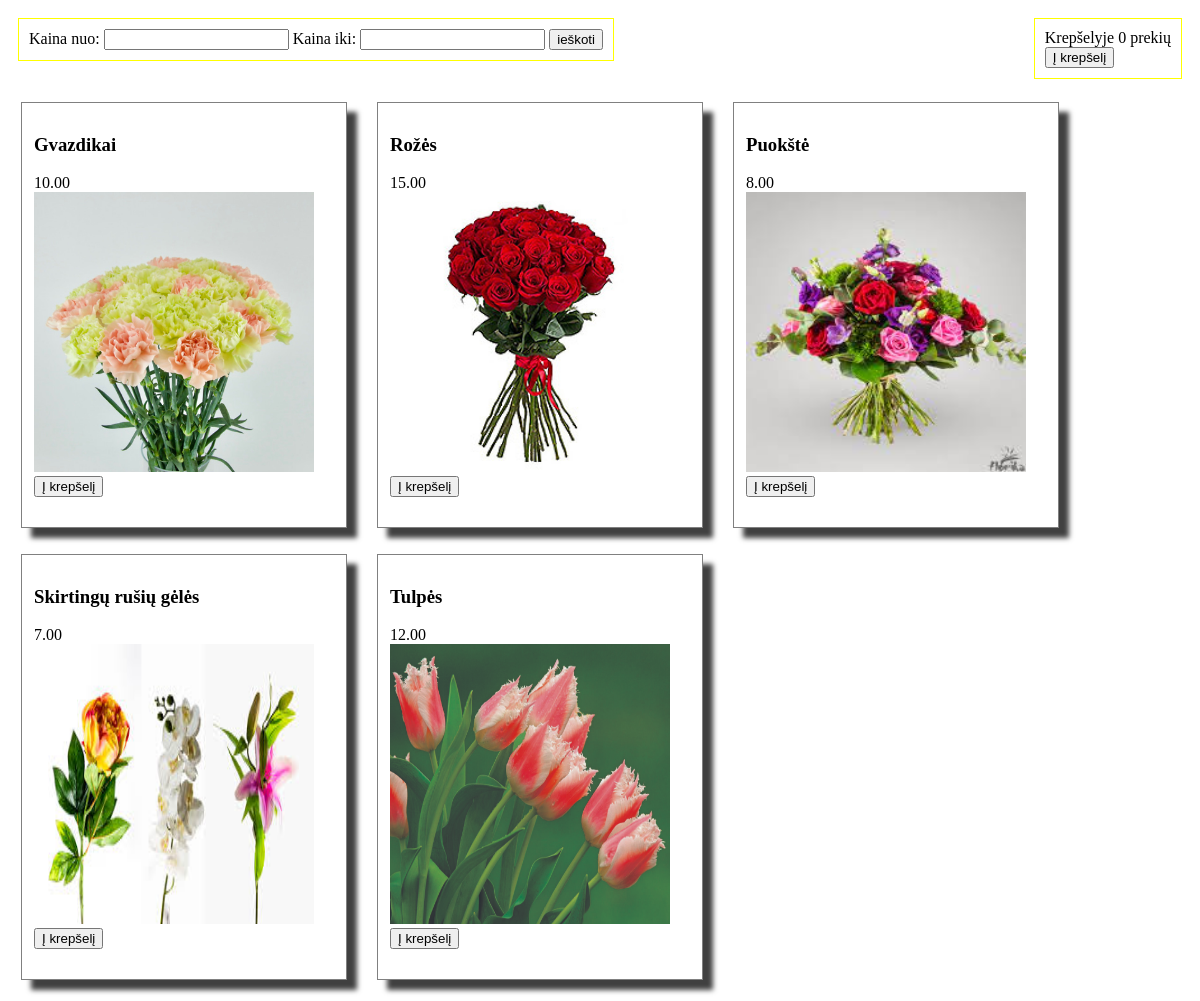
The page / on the database its author committed.
### tables this page shows
CREATE TABLE `prekes` (
  `id` int(10) UNSIGNED NOT NULL,
  `pav` varchar(256) NOT NULL,
  `kaina` decimal(12,2) NOT NULL,
  `paveiksl` varchar(256) NOT NULL,
  `kiekis` int(10) UNSIGNED NOT NULL
);

### conf.php (called while the page is built)
<?php
	$conf  = array (
		'prekiu_vieta' => 'duomenu_baze'
		, 'db_server' => 'localhost'
		, 'db_user' => 'root'
		, 'db_passwod' => ''
		, 'db_name' => 'parduotuve'
		, 'saskaitos_nr' => ' LT77053856992155495'
		, 'gavejas' => 'Mokomoji prekyba, UAB'
	);

### index.php (the view, shortened to what this page needs)
<!DOCTYPE html>
<html>
<head>
</head>
<body>
	<div id="lst_prekes">
	<div id="i_krepseli">
	Krepšelyje <span id="sk_prekiu">0</span> prekių<br>
	<input type="button" id="to_cart" value="Į krepšelį">
	</div>
	<div id="paieska">
	<form method="post" action="">
		<label for="kaina_nuo">Kaina nuo:</label>
		<input type="text" name="kaina_nuo" value="">
		<label for="kaina_nuo">Kaina iki:</label>
		<input type="text" name="kaina_iki" value="">
		<input type="submit" name="ieskoti" value="ieškoti">
	</form>
	</div>
	<div id="prekes">
<?php
	include 'conf.php';
	$kaina_nuo = 0;
	if ( $conf [ 'prekiu_vieta' ] == 'failas' ) {
		if ( ($handle = fopen( "paveiksleliai/prekes1.csv", "r") ) !== FALSE ) {
			$prekes_nr = 0;
			while ( ( $data = fgetcsv( $handle, 1000, "," ) ) !== FALSE ) {
				$prekes_nr++;
				if ( intval ( $data [ 1 ] ) > $kaina_nuo ) {
?>
				<div class="preke">
					<h3><?= $data [ 0 ] ?></h3>
					<div class="kaina">
						<?= $data [ 1 ] ?>
					</div>
					<img src="paveiksleliai/<?= $data [ 2 ] ?>" alt="<?= $data [ 0 ] ?>" height="280" width="280">
					<input type="button" class="to_cart" value="Į krepšelį" data-prekes_nr="<?= $prekes_nr ?>" data-pav="<?= $data [ 0 ] ?>"  data-kaina="<?= $data [ 1 ] ?>">
				</div>
<?php
				}
			}
		}
	}  elseif ( $conf [ 'prekiu_vieta' ] == 'duomenu_baze' ) {
		$mysqli = new mysqli ( $conf [ 'db_server' ], $conf [ 'db_user' ], $conf [ 'db_passwod' ], $conf [ 'db_name' ] );
		mysqli_set_charset( $mysqli, "utf8" );
		$query = "SELECT * FROM `prekes`";
		$result = $mysqli -> query ($query );
		while ( $row = $result->fetch_assoc() ) {
			if ( intval ( $row [ 'kaina' ] ) > $kaina_nuo ) {
?>
				<div class="preke">
					<h3><?= $row [ 'pav' ] ?></h3>
					<div class="kaina">
						<?= $row [ 'kaina' ] ?>
					</div>
					<img src="paveiksleliai/<?= $row [ 'paveiksl' ] ?>" alt="<?= $row [ 'paveiksl' ] ?>" height="280" width="280">
					<input type="button" class="to_cart" value="Į krepšelį" data-prekes_nr="<?= $row [ 'id' ] ?>" data-pav="<?= $row [ 'pav' ] ?>"  data-kaina="<?= $row [ 'kaina' ] ?>">
				</div>
<?php
			}
		}
	}
?>
	</div>
	</div>
</body>
</html>

### index.php (style rules this page uses)
#prekes { clear: both; }
.preke { display: inline-block; margin: 13px; padding: 12px; border: 1px solid grey; height: 400px; width: 300px; -webkit-box-shadow: 10px 10px 5px 0px rgba(0,0,0,0.75); -moz-box-shadow: 10px 10px 5px 0px rgba(0,0,0,0.75); box-shadow: 10px 10px 5px 0px rgba(0,0,0,0.75); }
#i_krepseli { padding: 10px; margin: 10px; border: 1px solid yellow; float: right; }
#paieska { padding: 10px; margin: 10px; border: 1px solid yellow; float: left; }

### rows shown on the page
prekes: pav "Gvazdikai", kaina "10.00", paveiksl (picture)
prekes: pav "Rožės", kaina "15.00", paveiksl (picture)
prekes: pav "Puokštė", kaina "8.00", paveiksl (picture)
prekes: pav "Skirtingų rušių gėlės", kaina "7.00", paveiksl (picture)
prekes: pav "Tulpės", kaina "12.00", paveiksl (picture)
